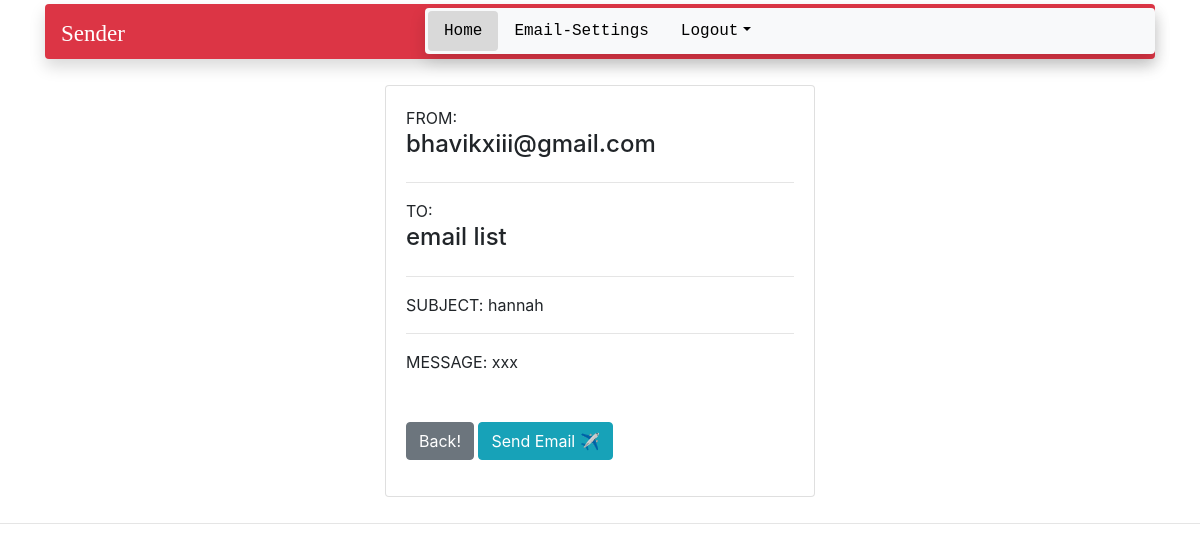
Page /send-email/15/ (signed in) on the committed database.
### sendapp/models.py (models this page shows, shortened)
class EmailFromList(models.Model):
	user = models.ForeignKey(to=UserProfile, on_delete = models.CASCADE, null=True, blank=True)
	userEmail = models.EmailField(max_length = 200, blank = False, null = True)
	userPassword = models.CharField(max_length = 32, blank = False, null = True)
	isDefault = models.BooleanField(default = False)

class EmailList(models.Model):
	user = models.ForeignKey(to=UserProfile, on_delete = models.CASCADE, null=True, blank=True)
	emailListName = models.CharField(max_length = 20, blank = False, null = True)
	emailList = models.CharField(max_length = 2500, blank = False, null = True)
	selectedEmailList = models.BooleanField(default = False)
	def __str__(self):
		return self.emailListName

class EmailDraft(models.Model):
	user = models.ForeignKey(to=UserProfile, on_delete = models.CASCADE, null=True, blank=True)
	emailDraftSubject = models.CharField(max_length = 40, blank = False, null = True)
	emailDraftMessage = models.TextField(max_length = 300, blank = False, null = True)
	timeDraftCreated = models.DateTimeField(auto_now_add = True)
	def __str__(self):
		return self.emailDraftSubject

### sendapp/decorators.py (the view)
		def wrapper_fun(request, *args, **kwargs):
			group = None
			if request.user.groups.exists():
				group = request.user.groups.all()[0].name
			if group in allowed_roles:
				return view_func(request, *args, **kwargs)
			else:
				return HttpResponse("you ain't authoizez where you wanna reach")

### sendapp/views.py (called while the page is built, shortened)
@login_required(login_url='login')
@allowed_users(allowed_roles = ['user', 'admin'])
def sendEmailView(request, eid):
	u = UserProfile.objects.get(user = request.user)
	email_draft = EmailDraft.objects.get(id = eid)
	email_list = EmailList.objects.filter(user = u)
	email_from_list = EmailFromList.objects.filter(user = u)
	context = {
		'home' : 'active',
		'email_draft' : email_draft,
		'email_list' : email_list,
		'email_from_list' : email_from_list,
	}
	return render(request, 'send_email.html', context)

### templates/send_email.html (shortened to what this page needs)
{% extends 'main.html' %}
{% block content %}
<div class="container d-flex justify-content-center">
<div class="flex-grow-1 w">
	<div class="card card-body">
		FROM:
		{% for i in email_from_list %}
			{%if i.isDefault == True %}
				<h4>{{i.userEmail}}</h4>
			{% endif %}
		{% endfor %}
		<hr>
		TO:
		{% for e in email_list %}
			{% if e.selectedEmailList == True %}
				<h4>{{e}}</h4>
			{% endif %}
		{% endfor %}
		<hr>
		SUBJECT: {{email_draft}}
		<hr>
		MESSAGE: {{email_draft.emailDraftMessage}}
		<br>
		<br>
		<br>
		<form action="" method="POST">
			<a href="{% url 'home' %}" class="btn btn-secondary">Back!</a>
			{% if email_list %}
				<button type="submit" class="btn btn-info">Send Email ✈</button>
			{% endif %}
		</form>
	</div>
</div>
</div>
{% endblock %}

### templates/main.html (style rules this page uses)
.w { max-width: 450px; padding: 10px }

### rows in the picture
EmailFromList: userEmail "bhavikxiii@gmail.com"
EmailList: emailListName "email list"
EmailDraft: emailDraftSubject "hannah", emailDraftMessage "xxx"
